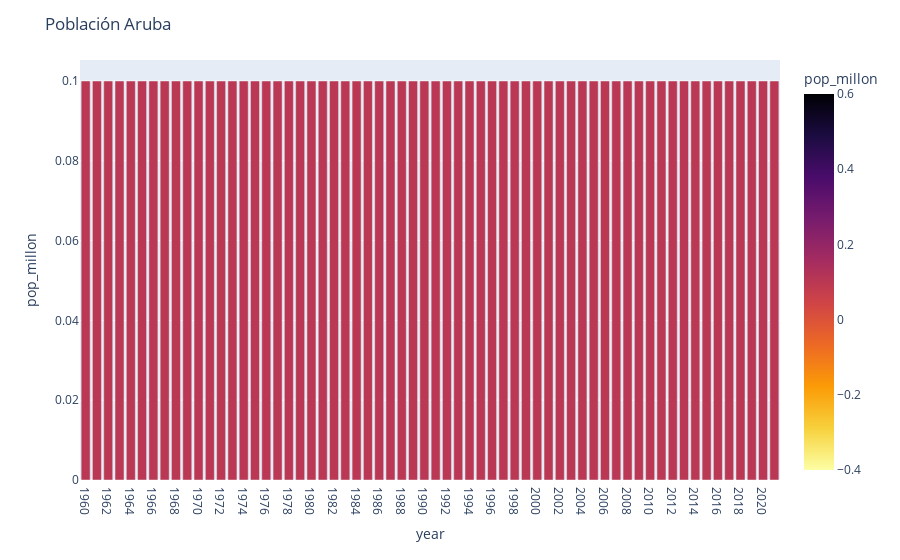

Source (notebook cell):
### Code cell
fig = px.bar(df_world_population[df_world_population['country_name']=='Aruba'],x='year',y='pop_millon',color ='pop_millon',color_continuous_scale='inferno_r')
fig.update_layout(title='Población Aruba')
fig.show()

### Figure 1 — Plotly figure (JSON) as saved in the notebook; plotly's stock layout.template omitted (floating-point values rounded to 4 significant figures)
{"data": [{"alignmentgroup": "True", "hovertemplate": "year=%{x}<br>pop_millon=%{marker.color}<extra></extra>", "legendgroup": "", "marker": {"color": [0.1, 0.1, 0.1, 0.1, 0.1, 0.1, 0.1, 0.1, 0.1, 0.1, 0.1, 0.1, 0.1, 0.1, 0.1, 0.1, 0.1, 0.1, 0.1, 0.1, 0.1, 0.1, 0.1, 0.1, 0.1, 0.1, 0.1, 0.1, 0.1, 0.1, 0.1, 0.1, 0.1, 0.1, 0.1, 0.1, 0.1, 0.1, 0.1, 0.1, 0.1, 0.1, 0.1, 0.1, 0.1, 0.1, 0.1, 0.1, 0.1, 0.1, 0.1, 0.1, 0.1, 0.1, 0.1, 0.1, 0.1, 0.1, 0.1, 0.1, 0.1, 0.1], "coloraxis": "coloraxis", "pattern": {"shape": ""}}, "name": "", "offsetgroup": "", "orientation": "v", "showlegend": false, "textposition": "auto", "type": "bar", "x": ["1960", "1961", "1962", "1963", "1964", "1965", "1966", "1967", "1968", "1969", "1970", "1971", "1972", "1973", "1974", "1975", "1976", "1977", "1978", "1979", "1980", "1981", "1982", "1983", "1984", "1985", "1986", "1987", "1988", "1989", "1990", "1991", "1992", "1993", "1994", "1995", "1996", "1997", "1998", "1999", "2000", "2001", "2002", "2003", "2004", "2005", "2006", "2007", "2008", "2009", "2010", "2011", "2012", "2013", "2014", "2015", "2016", "2017", "2018", "2019", "2020", "2021"], "xaxis": "x", "y": [0.1, 0.1, 0.1, 0.1, 0.1, 0.1, 0.1, 0.1, 0.1, 0.1, 0.1, 0.1, 0.1, 0.1, 0.1, 0.1, 0.1, 0.1, 0.1, 0.1, 0.1, 0.1, 0.1, 0.1, 0.1, 0.1, 0.1, 0.1, 0.1, 0.1, 0.1, 0.1, 0.1, 0.1, 0.1, 0.1, 0.1, 0.1, 0.1, 0.1, 0.1, 0.1, 0.1, 0.1, 0.1, 0.1, 0.1, 0.1, 0.1, 0.1, 0.1, 0.1, 0.1, 0.1, 0.1, 0.1, 0.1, 0.1, 0.1, 0.1, 0.1, 0.1], "yaxis": "y"}], "layout": {"autosize": true, "barmode": "relative", "coloraxis": {"colorbar": {"title": {"text": "pop_millon"}}, "colorscale": [[0, "#fcffa4"], [0.1111, "#f7d13d"], [0.2222, "#fb9b06"], [0.3333, "#ed6925"], [0.4444, "#cf4446"], [0.5556, "#a52c60"], [0.6667, "#781c6d"], [0.7778, "#4a0c6b"], [0.8889, "#1b0c41"], [1, "#000004"]]}, "legend": {"tracegroupgap": 0}, "margin": {"t": 60}, "title": {"text": "Población Aruba"}, "xaxis": {"anchor": "y", "autorange": true, "domain": [0, 1], "range": [-0.5, 61.5], "title": {"text": "year"}, "type": "category"}, "yaxis": {"anchor": "x", "autorange": true, "domain": [0, 1], "range": [0, 0.1053], "title": {"text": "pop_millon"}, "type": "linear"}}}
